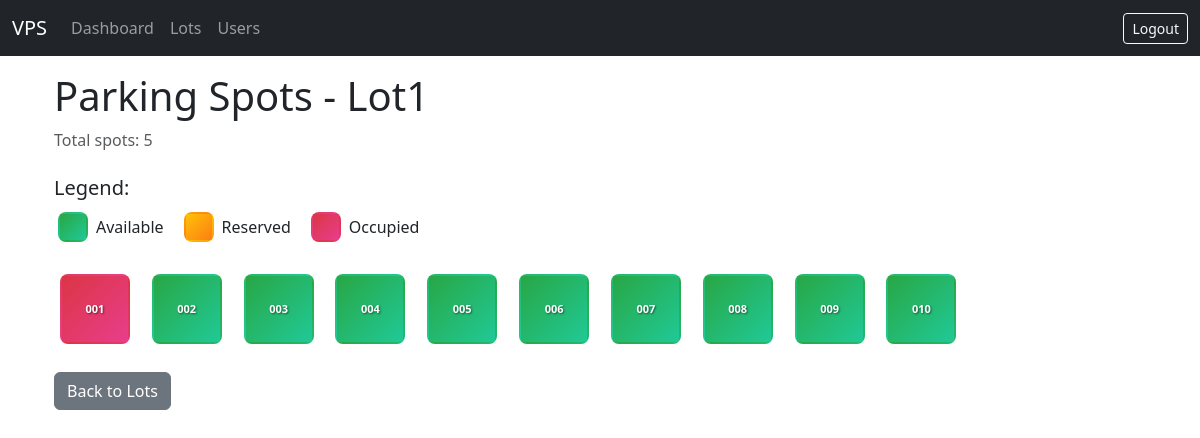
The page /admin/lots/1/spots (signed in) on the database its author committed.
### models/models.py (models this page shows, shortened)
class ParkingLot(Base):
    __tablename__ = "parking_lots"
    id = Column(Integer, primary_key=True)
    name = Column(String, nullable=False)
    address_line_1 = Column(String, nullable=False)
    address_line_2 = Column(String)
    address_line_3 = Column(String)
    pin_code = Column(String(10), nullable=False)
    price_per_hour = Column(Numeric(10, 2), nullable=False)
    number_of_spots = Column(Integer, nullable=False)
    spots = relationship(
        "ParkingSpot", back_populates="parking_lot", cascade="all, delete-orphan"
    )

class ParkingSpot(Base):
    __tablename__ = "parking_spots"
    id = Column(Integer, primary_key=True)
    spot_number = Column(String, nullable=False)
    status = Column(PgEnum(SpotStatus), default=SpotStatus.AVAILABLE, nullable=False)
    parking_lot_id = Column(Integer, ForeignKey("parking_lots.id"), nullable=False)
    parking_lot = relationship("ParkingLot", back_populates="spots")
    reservations = relationship(
        "Reservation", back_populates="parking_spot", cascade="all, delete-orphan"
    )

### app.py (the view)
@app.route("/admin/lots/<int:lot_id>/spots")
@login_required
@role_required("admin")
def lot_spots(lot_id):
    with SessionLocal() as db:
        lot = db.get(ParkingLot, lot_id)
        if not lot:
            flash("Lot not found.")
            return redirect(url_for("list_lots"))
        spots = (
            db.query(ParkingSpot)
            .filter_by(parking_lot_id=lot.id)
            .order_by(ParkingSpot.spot_number)
            .options(selectinload(ParkingSpot.reservations))
            .all()
        )
        return render_template("admin/spots.html",
                             lot=lot,
                             spots=spots,
                             SpotStatus=SpotStatus)

### app.py (called while the page is built)
def login_required(view):
    @wraps(view)
    def wrapped(*a, **kw):
        if "user_id" not in session:
            flash("Please log in first.")
            return redirect(url_for("login"))
        return view(*a, **kw)
    return wrapped

def role_required(role):
    def deco(view):
        @wraps(view)
        def wrapped(*a, **kw):
            if session.get("role") != role:
                flash("Access denied.")
                return redirect(url_for("login"))
            return view(*a, **kw)
        return wrapped
    return deco

### templates/admin/spots.html (shortened to what this page needs)
{% extends "base.html" %}
{% block content %}
<div class="container">
    <h1>Parking Spots - {{ lot.name }}</h1>
    <p class="text-muted mb-4">Total spots: {{ lot.number_of_spots }}</p>
    <div class="mb-4">
        <h5>Legend:</h5>
        <div class="d-flex gap-3">
            <div class="d-flex align-items-center">
                <div class="spot-box available me-2"></div>
                <span>Available</span>
            </div>
            <div class="d-flex align-items-center">
                <div class="spot-box reserved me-2"></div>
                <span>Reserved</span>
            </div>
            <div class="d-flex align-items-center">
                <div class="spot-box occupied me-2"></div>
                <span>Occupied</span>
            </div>
        </div>
    </div>
    {% if spots %}
        <div class="spots-grid">
            {% for spot in spots %}
                <div class="spot-container">
                    <div class="spot-box
                        {% if spot.status == SpotStatus.AVAILABLE %}available
                        {% elif spot.status == SpotStatus.RESERVED %}reserved
                        {% else %}occupied{% endif %}"
                        title="Spot {{ spot.spot_number }} - {{ spot.status.value.title() }}">
                        <span class="spot-number">{{ spot.spot_number }}</span>
                    </div>
                </div>
            {% endfor %}
        </div>
    {% else %}
        <div class="alert alert-info">
            <h4>No spots found for this lot.</h4>
            <p>Spots should be automatically created when you add or edit a parking lot with a capacity greater than 0.</p>
        </div>
    {% endif %}
    <div class="mt-4">
        <a href="{{ url_for('list_lots') }}" class="btn btn-secondary">Back to Lots</a>
    </div>
</div>
{% endblock %}

### templates/base.html (style rules this page uses)
.spot-box { width:64px;height:64px;border:1px solid #6c757d; display:flex;align-items:center;justify-content:center; margin:4px;border-radius:4px;font-weight:600 }

### templates/admin/spots.html (style rules this page uses)
.spots-grid { display: grid; grid-template-columns: repeat(auto-fill, minmax(80px, 1fr)); gap: 10px; margin-bottom: 20px; }
.spot-container { display: flex; justify-content: center; }
.spot-box { width: 70px; height: 70px; border-radius: 8px; display: flex; align-items: center; justify-content: center; font-weight: bold; font-size: 12px; color: white; text-shadow: 1px 1px 2px rgba(0,0,0,0.5); cursor: pointer; transition: all 0.3s ease; border: 2px solid transparent; }
.spot-box.available { background-color: #28a745; background-image: linear-gradient(135deg, #28a745 0%, #20c997 100%); }
.spot-box.reserved { background-color: #ffc107; background-image: linear-gradient(135deg, #ffc107 0%, #fd7e14 100%); }
.spot-box.occupied { background-color: #dc3545; background-image: linear-gradient(135deg, #dc3545 0%, #e83e8c 100%); }
.spot-number { font-size: 11px; font-weight: 600; }
.spot-box.me-2 { width: 30px; height: 30px; font-size: 10px; }

### rows shown on the page
ParkingLot: name "Lot1", number_of_spots "5"
ParkingSpot: spot_number "001"
ParkingSpot: spot_number "002"
ParkingSpot: spot_number "003"
ParkingSpot: spot_number "004"
ParkingSpot: spot_number "005"
ParkingSpot: spot_number "006"
ParkingSpot: spot_number "007"
ParkingSpot: spot_number "008"
ParkingSpot: spot_number "009"
ParkingSpot: spot_number "010"
